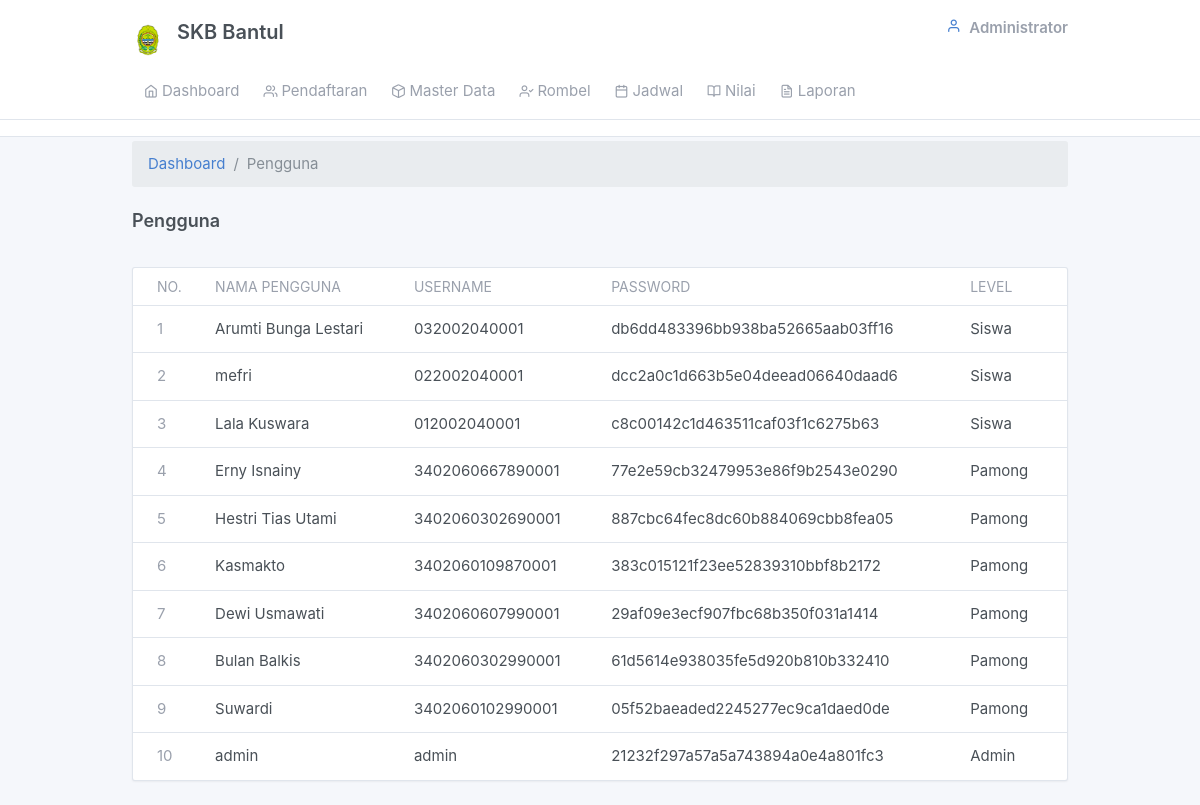
/admin/pengguna.php, run on an earlier commit of the app's database.
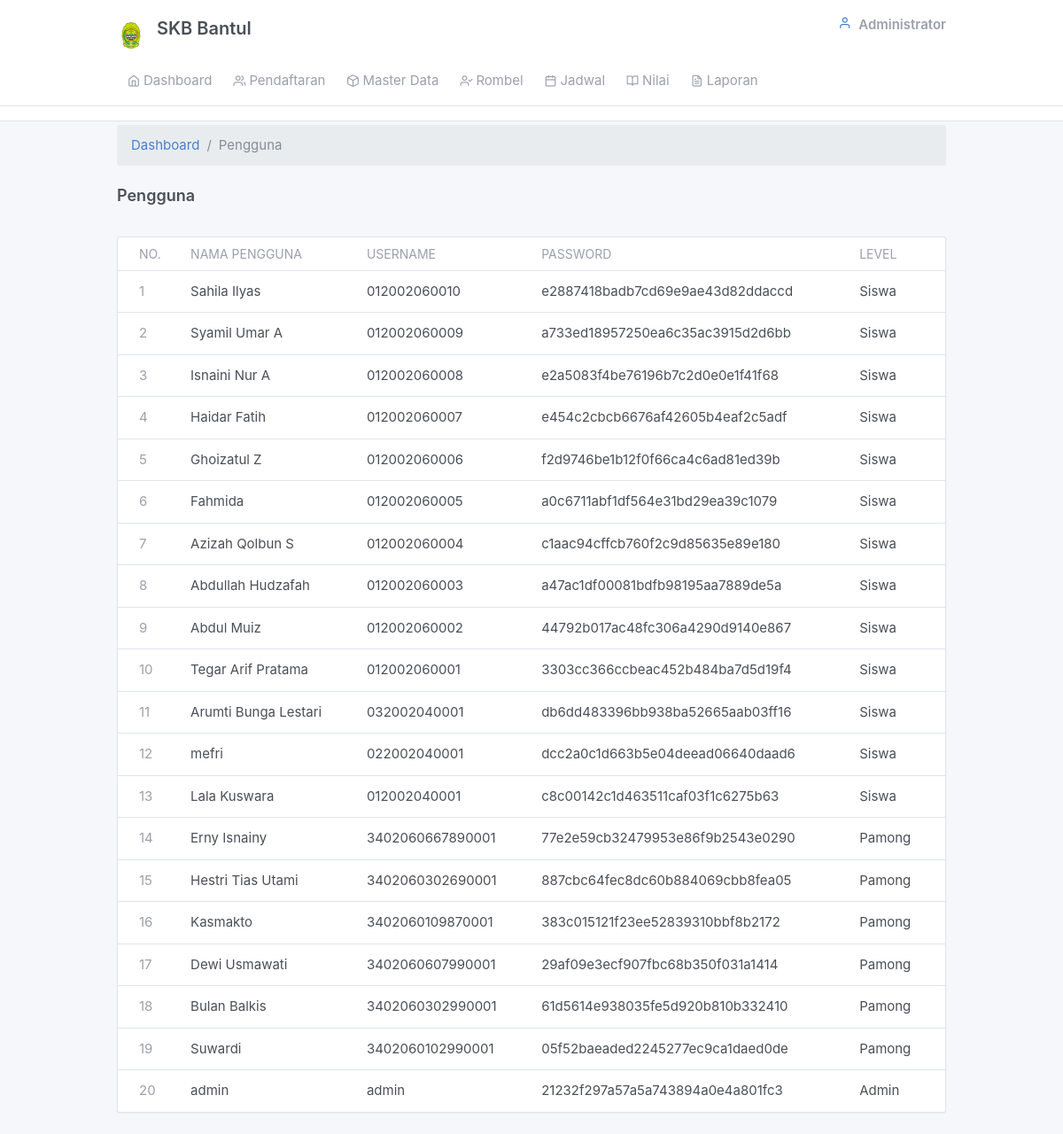
And on a later commit of the database.
### tables this page shows
CREATE TABLE `tb_pengguna` (
  `pengguna_id` int(11) NOT NULL,
  `pengguna_nama` varchar(50) NOT NULL,
  `pengguna_username` varchar(30) NOT NULL,
  `pengguna_password` char(32) NOT NULL,
  `pengguna_level` enum('Admin','Pamong','Siswa') NOT NULL
);

### admin/views/main.php (called while the page is built, shortened)
<?php include_once "header.php" ?>
<?php include_once "navbar.php" ?>

### admin/pengguna.php (the view, shortened to what this page needs)
<?php include_once "views/main.php";?>
<div class="my-3 my-md-1">
  <div class="container">
          <ol class="breadcrumb">
            <li class="breadcrumb-item">
              <a href="../index.php">Dashboard</a>
            </li>
            <li class="breadcrumb-item active">Pengguna</li>
          </ol>
    <div class="page-header">
      <h4 class="">
        Pengguna
      </h4>
    </div>
      <div class="">
        <div class="card">
          <div class="table-responsive">
            <table class="table card-table table-vcenter text-nowrap datatable">
              <thead>
                <tr>
                  <th>No.</th>
                  <th>Nama Pengguna</th>
                  <th>Username</th>
                  <th>Password</th>
                  <th>Level</th>
                </tr>
              </thead>
              <tbody>
              <?php
                $no=1;
                $query=mysqli_query($connect, "SELECT * FROM `tb_pengguna` ORDER BY `pengguna_id`  DESC");
                $cek= mysqli_num_rows($query);
                if($cek>0){
                  while ($data= mysqli_fetch_array($query)) {
              ?>
                <tr>
                  <td><span class="text-muted"><?php echo $no;?></span></td>
                  <td><?php echo $data['pengguna_nama'];?></td>
                  <td><?php echo $data['pengguna_username'];?></td>
                  <td><?php echo $data['pengguna_password'];?></td>
                  <td><?php echo $data['pengguna_level'];?></td>
                </tr>
          <?php $no++;} } ?>
              </tbody>
            </table>
          </div>
        </div>
      </div>
    </div>
  </div>

### admin/views/header.php (shortened to what this page needs)
<!doctype html>
<html lang="en" dir="ltr">
  <head>
    <link href="../assets/css/dashboard.css" rel="stylesheet" />
    <link href="../assets/plugins/charts-c3/plugin.css" rel="stylesheet" />
    <link href="../assets/plugins/maps-google/plugin.css" rel="stylesheet" />
  </head>

### admin/views/navbar.php (shortened to what this page needs)
<body class="">
    <div class="page">
      <div class="flex-fill">
        <div class="header py-4">
          <div class="container">
            <label class="d-flex">
              <a class="header-brand" href="./index.php">
              <img src="../assets/image/bantul.png" class="header-brand-img" alt="tabler logo">
               <label for="">SKB Bantul</label>
              </a>
              <div class="d-flex order-lg-2 ml-auto">
                <div class="dropdown d-none d-md-flex">
                <div class="dropdown">
                  <a href="#" class="nav-link pr-0 leading-none" data-toggle="dropdown">
                  <i class="fe fe-user"></i>
                    <span class="ml-2 d-none d-lg-block">
                      <strong class="text-muted d-block mt-1">Administrator</strong>
                    </span>
                  </a>
                </div>
              </div>
            </div>
      </div>
        <div class="header collapse d-lg-flex p-0" id="headerMenuCollapse">
          <div class="container">
              <div class="col-lg order-lg-first">
                <ul class="nav nav-tabs border-0 flex-column flex-lg-row">
                  <li class="nav-item">
                    <a href="./index.php" class="nav-link"><i class="fe fe-home"></i> Dashboard</a>
                  </li>
                  <li class="nav-item">
                    <a href="javascript:void(0)" class="nav-link" data-toggle="dropdown"><i class="fe fe-users"></i>Pendaftaran</a>
                  </li>
                  <li class="nav-item">
                    <a href="javascript:void(0)" class="nav-link" data-toggle="dropdown"><i class="fe fe-box"></i>Master Data</a>
                  </li>
                  <li class="nav-item">
                    <a href="javascript:void(0)" class="nav-link" data-toggle="dropdown"><i class="fe fe-user-check"></i>Rombel</a>
                  </li>
                  <li class="nav-item">
                    <a href="jadwal.php" class="nav-link"><i class="fe fe-calendar"></i>Jadwal</a>
                  </li>
                  <li class="nav-item">
                    <a href="nilai.php" class="nav-link"><i class="fe fe-book-open"></i>Nilai</a>
                  </li>
                  <li class="nav-item">
                    <a href="javascript:void(0)" class="nav-link" data-toggle="dropdown"><i class="fe fe-file-text"></i>Laporan</a>
                  </li>
                </ul>
              </div>
            </div>
          </div>
        </div>

What changed in the data, as far as the page shows it:
added tb_pengguna: pengguna_nama "Sahila Ilyas", pengguna_username "012002060010", pengguna_password "e2887418badb7cd69e9ae43d82ddaccd", pengguna_level "Siswa"
added tb_pengguna: pengguna_nama "Syamil Umar A", pengguna_username "012002060009", pengguna_password "a733ed18957250ea6c35ac3915d2d6bb", pengguna_level "Siswa"
added tb_pengguna: pengguna_nama "Isnaini Nur A", pengguna_username "012002060008", pengguna_password "e2a5083f4be76196b7c2d0e0e1f41f68", pengguna_level "Siswa"
added tb_pengguna: pengguna_nama "Haidar Fatih", pengguna_username "012002060007", pengguna_password "e454c2cbcb6676af42605b4eaf2c5adf", pengguna_level "Siswa"
added tb_pengguna: pengguna_nama "Ghoizatul Z", pengguna_username "012002060006", pengguna_password "f2d9746be1b12f0f66ca4c6ad81ed39b", pengguna_level "Siswa"
added tb_pengguna: pengguna_nama "Fahmida", pengguna_username "012002060005", pengguna_password "a0c6711abf1df564e31bd29ea39c1079", pengguna_level "Siswa"
added tb_pengguna: pengguna_nama "Azizah Qolbun S", pengguna_username "012002060004", pengguna_password "c1aac94cffcb760f2c9d85635e89e180", pengguna_level "Siswa"
added tb_pengguna: pengguna_nama "Abdullah Hudzafah", pengguna_username "012002060003", pengguna_password "a47ac1df00081bdfb98195aa7889de5a", pengguna_level "Siswa"
added tb_pengguna: pengguna_nama "Abdul Muiz", pengguna_username "012002060002", pengguna_password "44792b017ac48fc306a4290d9140e867", pengguna_level "Siswa"
added tb_pengguna: pengguna_nama "Tegar Arif Pratama", pengguna_username "012002060001", pengguna_password "3303cc366ccbeac452b484ba7d5d19f4", pengguna_level "Siswa"
